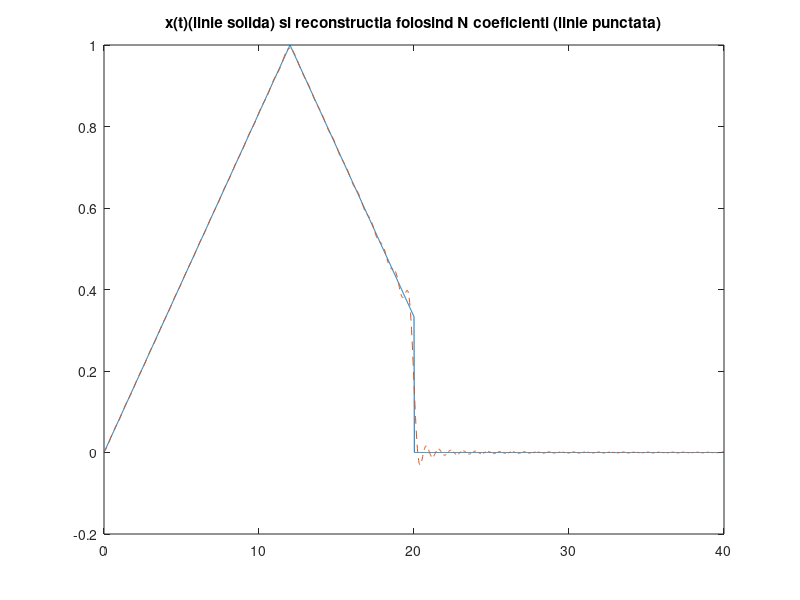
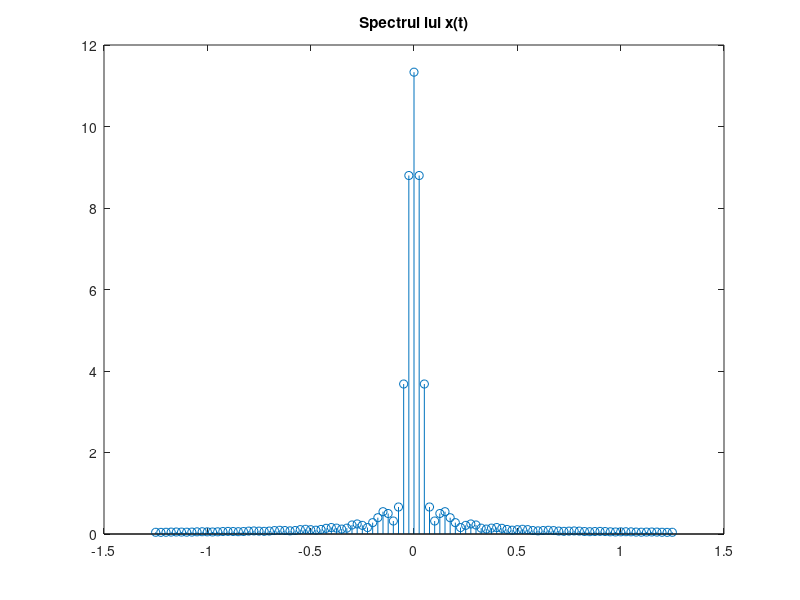

MATLAB code to generate these figures, in order:
%Numar de ordine: 22
%Semnal triunghiular
%Perioada P = 40 s
%Durata semnalelor D = 20
%Rezolutie temporara adecvata
%Numar de coeficienti = 50

P = 40; 
D = 20; 
N = 50;
w0 = 2*pi/P; %pulsatia unghiulara a semnalului
t_tr = 0:0.02:D; %esantionarea semnalului original
x_tr = sawtooth((pi/12)*t_tr,0.5)/2+0.5; %semnalul triunghiular original
t = 0:0.02:P; %esantionarea semnalului modificat
x = zeros(1,length(t)); %initializare a semnalului modificat cu valori nule
x(t<=D) = x_tr; %modificam valorile nule cu valori din semnalul original
                %unde avem valori din t <= durata semnalului 
figure(1);
plot(t,x),title('x(t)(linie solida) si reconstructia folosind N coeficienti (linie punctata)'); %afisare x(t)
hold on;


for k = -N:N %k este variabila dupa care se realizeaza suma
    x_t = x_tr; %x_t e semnalul realizat dupa formula SF data
    x_t = x_t .* exp(-1i*k*w0*t_tr); %inmultire intre doua matrice element cu element
    X(k+N+1) = 0; %initializare cu valoare nula
    for i = 1:length(t_tr)-1
        X(k+N+1) = X(k+N+1) + (t_tr(i+1)-t_tr(i)) * (x_t(i)+x_t(i+1))/2; %reconstructia folosind coeficientii
    end
end

for i = 1:length(t) %i este variabila dupa care se realizeaza suma
    x_finit(i) = 0; %initializare cu valoare nula
    for k=-N:N
        x_finit(i) = x_finit(i) + (1/P) * X(k+51) * exp(1i*k*w0*t(i));  %reconstructia folosind coeficientii
    end
end
plot(t,x_finit,'--'); %afisare reconstructie semnal folosind cei N coeficienti

figure(2);
w=-50*w0:w0:50*w0; %w este vectorul ce ne va permite afisarea spectrului functiei
stem(w/(2*pi),abs(X)),title('Spectrul lui x(t)'); %afisarea spectrului

%Conform cursului de SS, teoria seriilor Fourier (trigonometrica, armonica si complexa) ne spune
%ca orice semnal periodic poate fi aproximat printr-o suma infinita de sinusuri
%si cosinusuri de diferite frecvente, fiecare ponderat cu un anumit coeficient. 
%Acesti coeficienti reprezinta practic spectrul (amplitudinea pentru anumite frecvente).
%Semnalul reconstruit foloseste un numar finit de termeni(N=50 in tema) si se apropie ca
%forma de semnalul original, insa prezinta o marja de eroare. Cu cat marim
%numarul de coeficienti ai SF, aceasta marja de eroare va fi din ce in ce mai
%mica. In plus se observa faptul ca semnalul poate fi aproximat printr-o
%suma de sinusoide, variatiile semnalului prezentand un caracter sinusoidal.